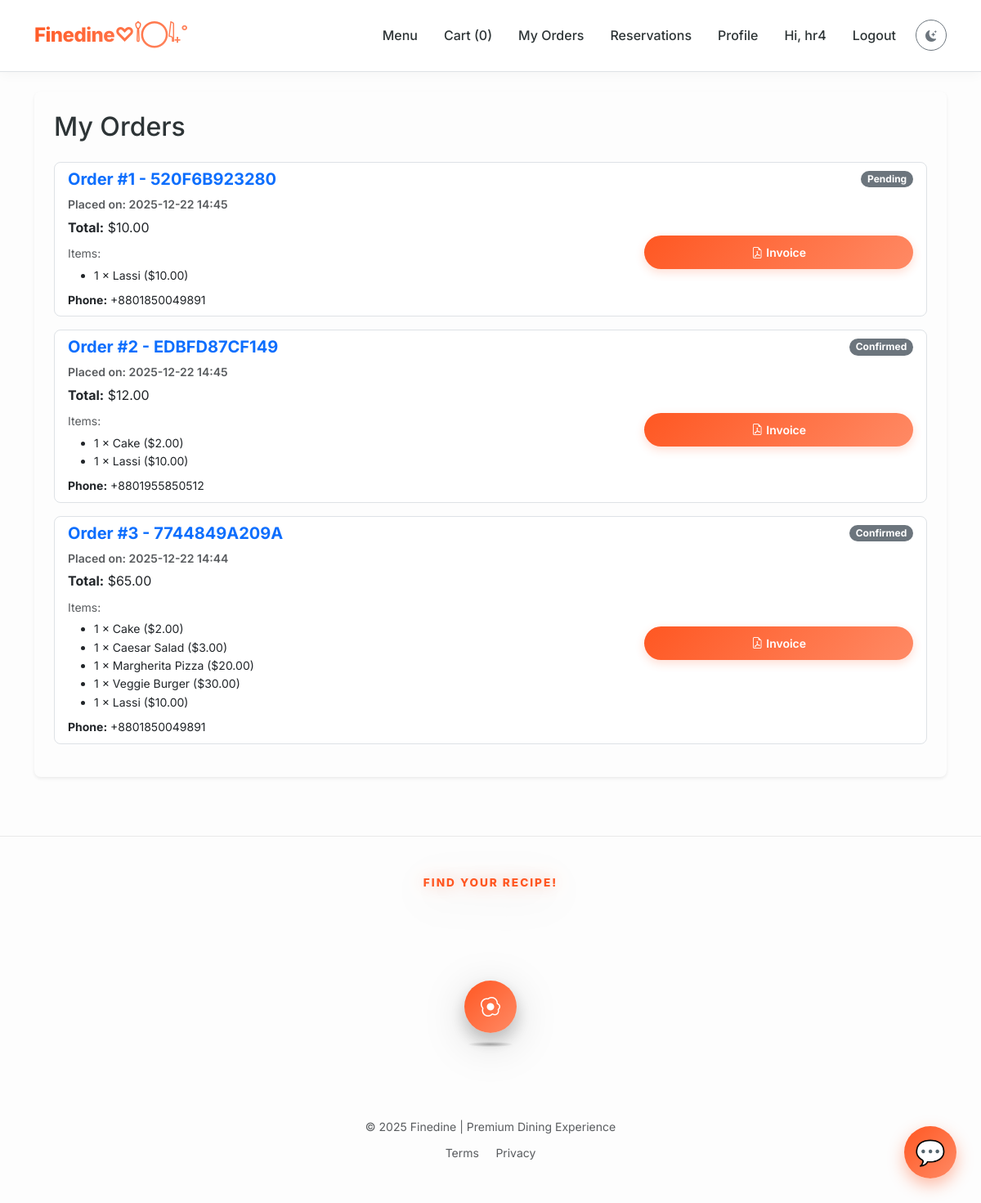
The page /orders (signed in) on the database its author committed.
### app.py (models this page shows, shortened)
class Order(db.Model):
    id = db.Column(db.Integer, primary_key=True)
    unique_order_number = db.Column(db.String(12), unique=True, nullable=False, default=lambda: str(uuid.uuid4().hex[:12]).upper())
    user_id = db.Column(db.Integer, db.ForeignKey('user.id'), nullable=False)
    items = db.Column(db.Text, nullable=False)
    total = db.Column(db.Float, nullable=False)
    status = db.Column(db.String(50), default='Placed')
    phone = db.Column(db.String(50), nullable=False)
    address_district = db.Column(db.String(100), nullable=False)
    address_city = db.Column(db.String(100), nullable=False)
    address_street = db.Column(db.String(255), nullable=False)
    created_at = db.Column(db.DateTime, default=datetime.utcnow)
    items_parsed = db.Column(db.PickleType)

class MenuItem(db.Model):
    id = db.Column(db.Integer, primary_key=True)
    name = db.Column(db.String(150), nullable=False)
    price = db.Column(db.Float, nullable=False, default=0.0)
    category = db.Column(db.String(100), nullable=True)
    ingredients = db.Column(db.String(400), nullable=True)
    availability = db.Column(db.Boolean, default=True)  # NOTE: matches templates
    image = db.Column(db.String(300), nullable=True)
    ratings = db.relationship('Rating', backref='menu_item', lazy=True, cascade="all, delete-orphan")
    def get_average_rating(self):
        if not self.ratings:
            return 0
        return round(sum(r.score for r in self.ratings) / len(self.ratings), 1)

### app.py (the view)
@app.route('/orders')
def orders():
    if 'user_id' not in session:
        flash('Please login.')
        return redirect(url_for('login'))
    user_orders = Order.query.filter_by(user_id=session['user_id']).order_by(Order.created_at.desc()).all()
    for o in user_orders:
        try:
            o.items_parsed = json.loads(o.items)
        except:
            o.items_parsed = []
    return render_template('orders.html', orders=user_orders)

### app.py (called while the page is built)
@app.context_processor
def inject_global_data():
    cart = session.get('cart', {})
    count = sum(cart.values()) if isinstance(cart, dict) else 0
    all_items = MenuItem.query.all()
    best_item = None
    max_avg = 0
    for it in all_items:
        avg = it.get_average_rating()
        if avg > max_avg:
            max_avg = avg
            best_item = it
    return dict(cart_count=count, best_rated_item=best_item)

### templates/orders.html (shortened to what this page needs)
{% extends 'base.html' %}
{% block content %}
<div class="light-mode-card p-4 rounded-3 shadow-sm mb-5 animate-on-scroll">
  <h2 class="mb-4">My Orders</h2>
  <div class="list-group">
    {% for o in orders %}
    <div class="list-group-item list-group-item-action mb-3 rounded-3 border">
      <div class="d-flex w-100 justify-content-between align-items-center mb-2">
        <h5 class="mb-0 fw-bold text-primary">
          Order #{{ loop.index }} - {{ o.unique_order_number }}
        </h5>
        <span class="badge bg-secondary rounded-pill">{{ o.status }}</span>
      </div>
      <div class="row">
        <div class="col-md-8">
          <p class="mb-1 fw-semibold text-muted small">
            Placed on: {{ o.created_at.strftime('%Y-%m-%d %H:%M') }}
          </p>
          <p class="mb-2"><strong>Total:</strong> ${{ '%.2f'|format(o.total) }}</p>
          <small class="text-muted d-block mb-1">Items:</small>
          <ul class="small mb-2">
            {% for it in o.items_parsed %}
            <li>{{ it['qty'] }} × {{ it['name'] }} (${{ '%.2f'|format(it['price']) }})</li>
            {% endfor %}
          </ul>
          <p class="small mb-0"><strong>Phone:</strong> {{ o.phone }}</p>
        </div>
        <div class="col-md-4 text-md-end mt-3 mt-md-0 d-flex flex-column justify-content-center">
          <a href="{{ url_for('download_invoice', order_id=o.id) }}" target="_blank" class="btn btn-sm btn-primary">
            <i class="bi bi-file-earmark-pdf me-1"></i>Invoice
          </a>
        </div>
      </div>
    </div>
    {% else %}
    <div class="alert alert-light border-0 py-4 text-center">
      <i class="bi bi-bag-x display-4 d-block mb-3 text-muted"></i>
      You have no orders yet.
    </div>
    {% endfor %}
  </div>
</div>
{% endblock %}

### static/css/main.css (style rules this page uses)
:root { --primary-color: #ff5722; --primary-hover: #e64a19; --secondary-color: #2d3436; --accent-color: #ff9f43; --background-bg: #fdfdfd; --card-bg: #ffffff; --text-main: #2d3436; --text-muted: #636e72; --primary-gradient: linear-gradient(135deg, #ff5722 0%, #ff8a65 100%); --hero-gradient: linear-gradient(120deg, rgba(255, 87, 34, 0.9), rgba(255, 159, 67, 0.9)); --shadow-sm: 0 4px 12px rgba(0, 0, 0, 0.06); --shadow-md: 0 10px 25px rgba(0, 0, 0, 0.1); --shadow-lg: 0 20px 50px rgba(0, 0, 0, 0.15); --radius-md: 12px; --radius-lg: 20px; --radius-pill: 50px; --transition-fast: 0.2s cubic-bezier(0.25, 0.46, 0.45, 0.94); --transition-smooth: 0.4s cubic-bezier(0.165, 0.84, 0.44, 1); --transition-premium: 0.6s cubic-bezier(0.22, 1, 0.36, 1); }
body { font-family: 'Inter', system-ui, -apple-system, sans-serif; background-color: var(--background-bg); color: var(--text-main); line-height: 1.6; -webkit-font-smoothing: antialiased; transition: background-color 0.3s ease, color 0.3s ease; }
.animate-on-scroll { opacity: 0; transform: translateY(20px); transition: opacity 0.6s ease-out, transform 0.6s ease-out; }
.animate-on-scroll.is-visible { opacity: 1; transform: translateY(0); }
.btn-primary { background: var(--primary-gradient); border: none; border-radius: var(--radius-pill); padding: 10px 24px; font-weight: 600; box-shadow: 0 4px 12px rgba(255, 87, 34, 0.2); transition: transform var(--transition-fast), box-shadow var(--transition-fast); }

### rows shown on the page
Order: unique_order_number "520F6B923280", status "Pending", created_at "2025-12-22 14:45", total "10.00", phone "+8801850049891"
MenuItem: qty "1", name "Lassi", price "10.00"
Order: unique_order_number "EDBFD87CF149", status "Confirmed", created_at "2025-12-22 14:45", total "12.00", phone "+8801955850512"
MenuItem: qty "1", name "Cake", price "2.00"
Order: unique_order_number "7744849A209A", status "Confirmed", created_at "2025-12-22 14:44", total "65.00", phone "+8801850049891"
MenuItem: qty "1", name "Caesar Salad", price "3.00"
MenuItem: qty "1", name "Margherita Pizza", price "20.00"
MenuItem: qty "1", name "Veggie Burger", price "30.00"

### other values the page prints
{{ cart_count }} "0"
{{ session.get('username') }} "hr4"
